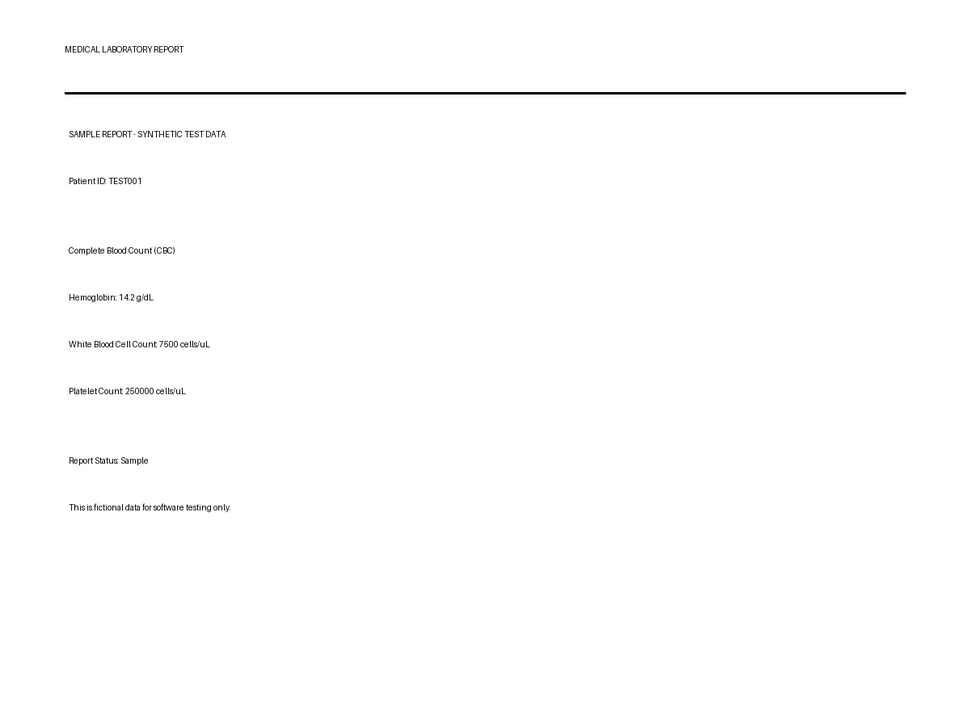
#> input picture samples/medical_report.png, 970 x 727 px, shrunk from 1200 x 900 before the run
$ python app.py samples/medical_report.png
#> lines starting #> are read from the running program, lines starting #| are printed output that depends on the picture; after the words box and inside, x2 and y2 are one past the last pixel; in counts of white or black regions, pixels touching at a corner belong together
### src/preprocessing.py
from pathlib import Path
import cv2


def preprocess_image(image_path):
    """Load an image and improve contrast for OCR."""
    image = cv2.imread(str(image_path))
#> image is the input picture: shape (727, 970, 3); min 0, max 255, mean 253.5
    if image is None:
        raise FileNotFoundError(
            f"Unable to load image: {image_path}. "
            "Make sure it is a valid PNG/JPG image."
        )

    gray = cv2.cvtColor(image, cv2.COLOR_BGR2GRAY)
    denoised = cv2.GaussianBlur(gray, (3, 3), 0)
    processed = cv2.adaptiveThreshold(
        denoised,
        255,
        cv2.ADAPTIVE_THRESH_GAUSSIAN_C,
        cv2.THRESH_BINARY,
        31,
        11,
    )
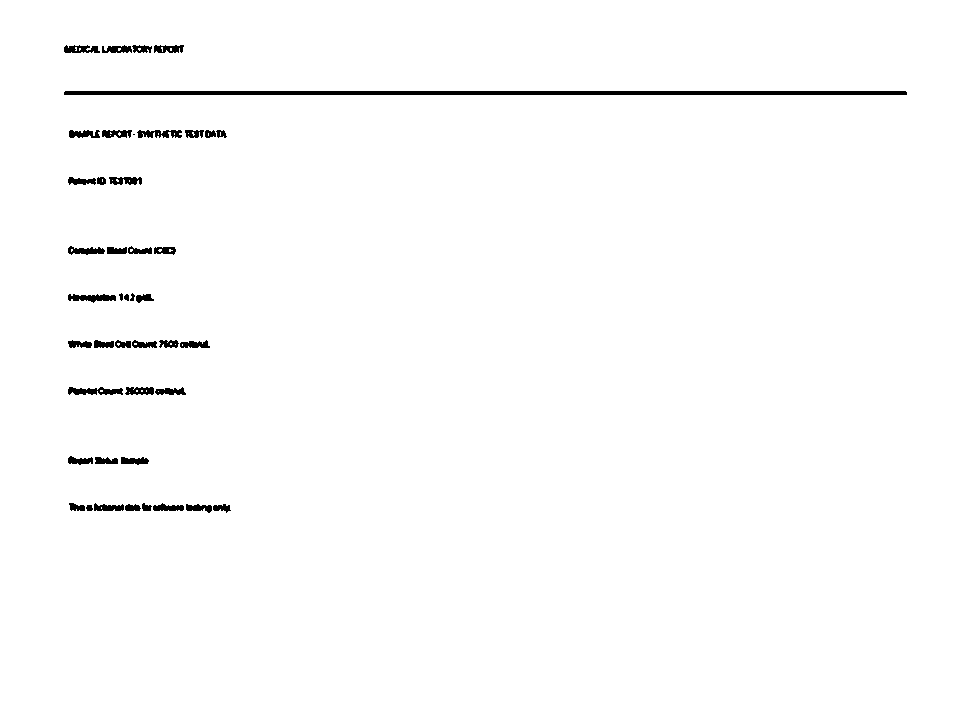
#> processed: shape (727, 970); 98.7% white; 44 black regions (1 under 20 px), largest, box (x1, y1, x2, y2) and area: (64, 91, 907, 95) 3370, (68, 387, 123, 395) 299, (68, 294, 116, 303) 272
    return processed

### src/patch_processing.py
def split_into_patches(image, patch_height=1000, overlap=100):
    """Split a tall image into overlapping horizontal patches."""
#> called with patch_height = 1000, overlap = 100
    height, width = image.shape[:2]
#> height = 727; width = 970
    if patch_height <= overlap:
        raise ValueError("patch_height must be greater than overlap")

    patches = []
    step = patch_height - overlap

    for y in range(0, height, step):
        end_y = min(y + patch_height, height)
        patch = image[y:end_y, :]
        if patch.size:
            patches.append(patch)
        if end_y == height:
            break
#> after the loop, patches = 1 item

    return patches

### src/ocr_engine.py
from pathlib import Path
import pytesseract
from PIL import Image


def configure_tesseract():
    """Find Tesseract in common Windows locations or through PATH."""
    candidates = [
        Path(r"C:\Program Files\Tesseract-OCR\tesseract.exe"),
        Path(r"C:\Program Files (x86)\Tesseract-OCR\tesseract.exe"),
    ]

    for candidate in candidates:
        if candidate.exists():
            pytesseract.pytesseract.tesseract_cmd = str(candidate)
            return

    # If Tesseract is on PATH, pytesseract will find it automatically.


def recognize_text(image):
    """Recognize text in a processed image using Tesseract OCR."""
    configure_tesseract()
    try:
        return pytesseract.image_to_string(
            Image.fromarray(image),
            config="--psm 6",
        ).strip()
    except pytesseract.TesseractNotFoundError as exc:
        raise RuntimeError(
            "Tesseract OCR was not found. Install it from "
            "https://github.com/UB-Mannheim/tesseract/wiki and ensure it is "
            "installed at C:\\Program Files\\Tesseract-OCR or added to PATH."
        ) from exc

### app.py
import argparse
from pathlib import Path

from src.preprocessing import preprocess_image
from src.patch_processing import split_into_patches
from src.ocr_engine import recognize_text


def extract_report_text(image_path: Path) -> str:
    processed_image = preprocess_image(image_path)
    patches = split_into_patches(processed_image, patch_height=1000, overlap=100)
#> patches = 1 item
    results = []

    for index, patch in enumerate(patches, start=1):
        print(f"Processing section {index}/{len(patches)}...")
        text = recognize_text(patch)
        if text:
            results.append(text)
#> this loop made 1 pass
#> index on pass 1: 1
#> (printed output is left out)
#> after the loop, results = []

    return "\n\n".join(results)


def main():
    parser = argparse.ArgumentParser(
        description="Medical Laboratory Report Text Detection and Recognition"
    )
    parser.add_argument("image", help="Path to the report image")
    parser.add_argument(
        "--output",
        default="outputs/extracted_text.txt",
        help="Output text file (default: outputs/extracted_text.txt)",
    )
    args = parser.parse_args()

    image_path = Path(args.image)
    if not image_path.is_file():
        parser.error(f"Image file does not exist: {image_path}")

    try:
        text = extract_report_text(image_path)
        output_path = Path(args.output)
        output_path.parent.mkdir(parents=True, exist_ok=True)
        output_path.write_text(text, encoding="utf-8")

        print("\n" + "=" * 50)
        print("EXTRACTED REPORT TEXT")
        print("=" * 50)
        print(text or "(No text detected)")
        print(f"\nResults saved to: {output_path.resolve()}")
    except (FileNotFoundError, RuntimeError) as error:
        parser.error(str(error))


if __name__ == "__main__":
    main()
#> (the call stopped at in recognize_text, `return pytesseract.image_to_string( Image.fromarray(image), config="--..`: pytesseract is not available in this run)
